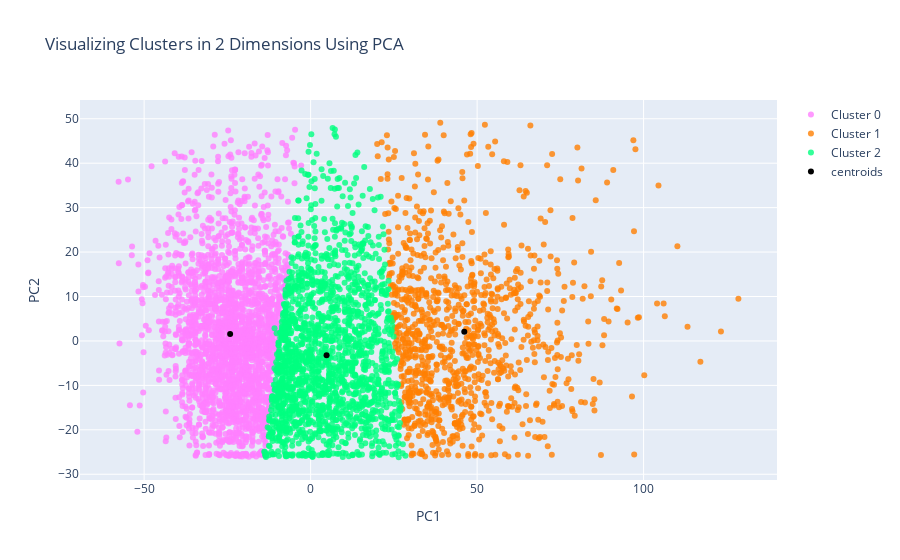

Here is the notebook cell this chart was saved with:
### Code cell
def enable_plotly_in_cell():
  import IPython
  from plotly.offline import init_notebook_mode
  display(IPython.core.display.HTML('''<script src="/static/components/requirejs/require.js"></script>'''))
  init_notebook_mode(connected=True)

#This is needed so we can display plotly plots properly
# init_notebook_mode(connected=True) #If you are running it locally as a jupyter notebook
enable_plotly_in_cell() #If you are running it in Google Colab as a jupyter notebook

#trace1 is for 'Cluster 0'
trace1 = go.Scatter(
                    x = cluster0["PC1_2d"],
                    y = cluster0["PC2_2d"],
                    mode = "markers",
                    name = "Cluster 0",
                    marker = dict(color = 'rgba(255, 128, 255, 0.8)'),
                    text = None)

#trace2 is for 'Cluster 1'
trace2 = go.Scatter(
                    x = cluster1["PC1_2d"],
                    y = cluster1["PC2_2d"],
                    mode = "markers",
                    name = "Cluster 1",
                    marker = dict(color = 'rgba(255, 128, 2, 0.8)'),
                    text = None)

# ADDED IF A 3RD CLUSTER IS DESIRED
trace3 = go.Scatter(
    x = cluster2["PC1_2d"],
    y = cluster2["PC2_2d"],
    mode = "markers",
    name = "Cluster 2",
    marker = dict(color = 'rgba(0, 255, 128, 0.8)'),  # New color for Cluster 2
    text = None
)

# Include the centroids
centroids = go.Scatter(x = centr_x,
                       y = centr_y,
                      mode = "markers",
                      name = 'centroids',
                      marker = dict(color = 'black'),
                      text = None)

data = [trace1, trace2, centroids]

# ADDED IF A 3RD CLUSTER IS DESIRED
data = [trace1, trace2, trace3, centroids]

title = "Visualizing Clusters in 2 Dimensions Using PCA"

layout = dict(title = title,
              xaxis= dict(title= 'PC1',ticklen= 5,zeroline= False),
              yaxis= dict(title= 'PC2',ticklen= 5,zeroline= False)
             )

# Plot the data:
fig = dict(data = data, layout = layout)
iplot(fig)

### Figure 1 — Plotly figure (JSON) as saved in the notebook; plotly's stock layout.template omitted (floating-point values rounded to 4 significant figures; data arrays with more than 128 entries replaced by an {"elided": "..."} marker saying what was removed)
{"data": [{"marker": {"color": "rgba(255, 128, 255, 0.8)"}, "mode": "markers", "name": "Cluster 0", "type": "scatter", "x": {"elided": "2310 float values"}, "y": {"elided": "2310 float values"}}, {"marker": {"color": "rgba(255, 128, 2, 0.8)"}, "mode": "markers", "name": "Cluster 1", "type": "scatter", "x": {"elided": "1026 float values"}, "y": {"elided": "1026 float values"}}, {"marker": {"color": "rgba(0, 255, 128, 0.8)"}, "mode": "markers", "name": "Cluster 2", "type": "scatter", "x": {"elided": "1770 float values"}, "y": {"elided": "1770 float values"}}, {"marker": {"color": "black"}, "mode": "markers", "name": "centroids", "type": "scatter", "x": [-24.17, 46.15, 4.793], "y": [1.571, 2.049, -3.238]}], "layout": {"title": {"text": "Visualizing Clusters in 2 Dimensions Using PCA"}, "xaxis": {"ticklen": 5, "title": {"text": "PC1"}, "zeroline": false}, "yaxis": {"ticklen": 5, "title": {"text": "PC2"}, "zeroline": false}}}
